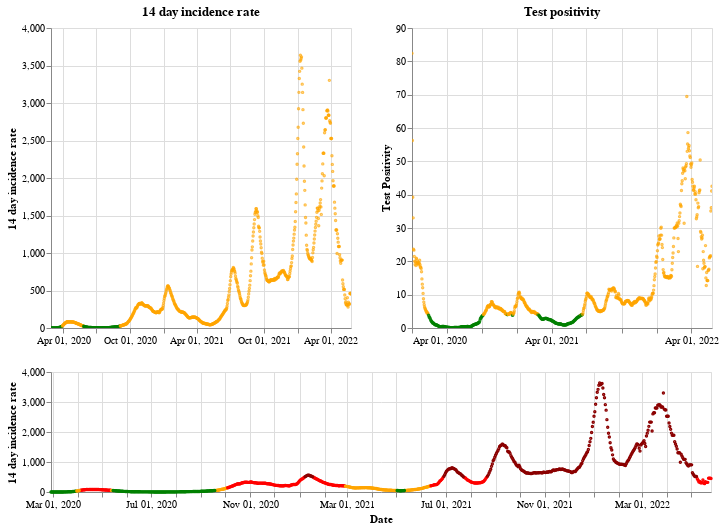

Notebook code cell kept with this figure:
### Markdown cell above
## Scotland

### Code cell
plot_traffic_light('Scotland')

### Figure 1 — Vega-Lite specification as saved in the notebook (floating-point values rounded to 4 significant figures; data arrays with more than 128 entries replaced by an {"elided": "..."} marker saying what was removed)
{"config": {"view": {"continuousWidth": 400, "continuousHeight": 300}}, "vconcat": [{"hconcat": [{"mark": {"type": "point", "size": 2}, "encoding": {"color": {"condition": {"value": "green", "test": "(datum.twoWeeklyCasesRate <= 25)"}, "value": "orange"}, "tooltip": [{"type": "nominal", "field": "areaName"}, {"type": "temporal", "field": "date"}, {"type": "quantitative", "field": "twoWeeklyCasesRate"}, {"type": "quantitative", "field": "testPositivity"}], "x": {"type": "temporal", "axis": {"title": ""}, "field": "date", "scale": {"domain": {"selection": "DateBrush"}}, "timeUnit": "yearmonthdate"}, "y": {"type": "quantitative", "axis": {"title": "14 day incidence rate"}, "field": "twoWeeklyCasesRate"}}, "title": "14 day incidence rate", "width": 300}, {"mark": {"type": "point", "size": 2}, "encoding": {"color": {"condition": {"value": "green", "test": "(datum.testPositivity <= 4)"}, "value": "orange"}, "tooltip": [{"type": "nominal", "field": "areaName"}, {"type": "temporal", "field": "date"}, {"type": "quantitative", "field": "twoWeeklyCasesRate"}, {"type": "quantitative", "field": "testPositivity"}], "x": {"type": "temporal", "axis": {"title": ""}, "field": "date", "scale": {"domain": {"selection": "DateBrush"}}, "timeUnit": "yearmonthdate"}, "y": {"type": "quantitative", "axis": {"title": "Test Positivity"}, "field": "testPositivity"}}, "title": "Test positivity", "width": 300}]}, {"layer": [{"mark": {"type": "point", "size": 2}, "encoding": {"color": {"condition": {"value": "orange", "test": "(((datum.testPositivity < 4) && (datum.twoWeeklyCasesRate >= 50)) && (datum.twoWeeklyCasesRate < 200))"}, "value": "red"}, "opacity": {"condition": {"value": 1, "test": "((datum.twoWeeklyCasesRate >= 50) && (datum.twoWeeklyCasesRate < 500))"}, "value": 0}, "tooltip": [{"type": "nominal", "field": "areaName"}, {"type": "temporal", "field": "date"}, {"type": "quantitative", "field": "twoWeeklyCasesRate"}, {"type": "quantitative", "field": "testPositivity"}], "x": {"type": "temporal", "axis": {"title": "Date"}, "field": "date", "timeUnit": "yearmonthdate"}, "y": {"type": "quantitative", "axis": {"title": "14 day incidence rate"}, "field": "twoWeeklyCasesRate"}}, "selection": {"DateBrush": {"type": "interval", "encodings": ["x"], "fields": ["Time"]}}}, {"mark": {"type": "point", "size": 2}, "encoding": {"color": {"value": "darkred"}, "opacity": {"condition": {"value": 1, "test": "(datum.twoWeeklyCasesRate >= 500)"}, "value": 0}, "tooltip": [{"type": "nominal", "field": "areaName"}, {"type": "temporal", "field": "date"}, {"type": "quantitative", "field": "twoWeeklyCasesRate"}, {"type": "quantitative", "field": "testPositivity"}], "x": {"type": "temporal", "axis": {"title": "Date"}, "field": "date", "timeUnit": "yearmonthdate"}, "y": {"type": "quantitative", "axis": {"title": "14 day incidence rate"}, "field": "twoWeeklyCasesRate"}}}, {"mark": {"type": "point", "size": 2}, "encoding": {"color": {"condition": {"value": "green", "test": "((datum.testPositivity < 4) && (datum.twoWeeklyCasesRate < 50))"}, "value": "orange"}, "opacity": {"condition": {"value": 1, "test": "(datum.twoWeeklyCasesRate < 50)"}, "value": 0}, "tooltip": [{"type": "nominal", "field": "areaName"}, {"type": "temporal", "field": "date"}, {"type": "quantitative", "field": "twoWeeklyCasesRate"}, {"type": "quantitative", "field": "testPositivity"}], "x": {"type": "temporal", "axis": {"title": "Date"}, "field": "date", "timeUnit": "yearmonthdate"}, "y": {"type": "quantitative", "axis": {"title": "14 day incidence rate"}, "field": "twoWeeklyCasesRate"}}}], "height": 120, "width": 660}], "data": {"name": "data-32893a27fb461897c7ee6cb7cbbe7a7e"}, "$schema": "https://vega.github.io/schema/vega-lite/v4.8.1.json", "datasets": {"data-32893a27fb461897c7ee6cb7cbbe7a7e": {"elided": "819 records"}}}
